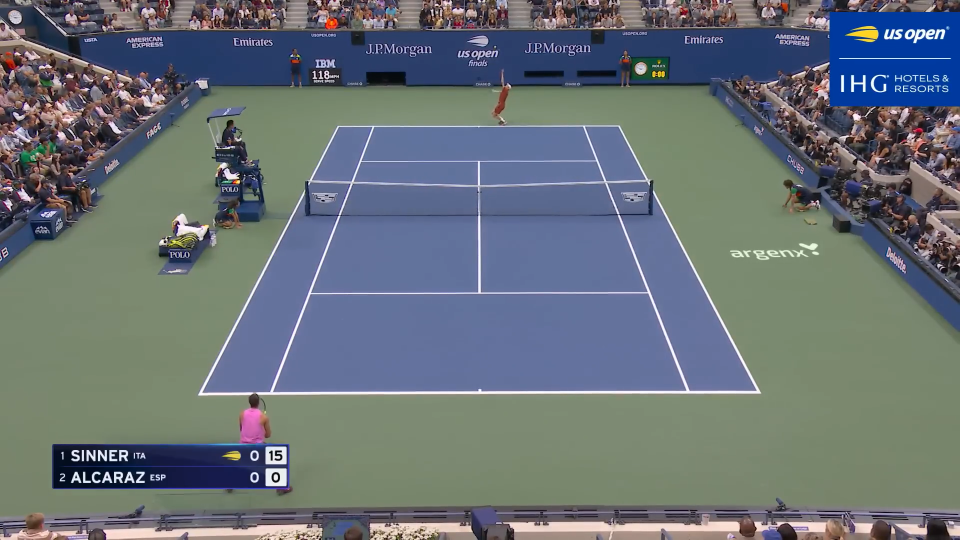
#> input picture tenisUSOpen/dataset/train/images/img1.png, 1919 x 1079 px, found by its file name (shown at 1/2 size); its folder holds only this picture in this run
$ python 5.mascaras_gruesas_superpuestas_badminton.py
#> lines starting #> are read from the running program, lines starting #| are printed output that depends on the picture; after the words box and inside, x2 and y2 are one past the last pixel; in counts of white or black regions, pixels touching at a corner belong together
import cv2
import numpy as np
import os

MARKED_DIR = "dataset/train/images"
MASKS_GRUESAS_DIR = "dataset/train/masks_gruesas"
MASKS_FINAS_DIR = "dataset/train/masks"
OVERLAY_DIR = "dataset/train/overlays_gruesas"

os.makedirs(OVERLAY_DIR, exist_ok=True)

puntos_modelo = {
    'L1_ext_izq': (235, 482), 'L1_int_izq': (315, 482), 'L1_centro': (703, 482), 'L1_int_der': (1093, 482), 'L1_ext_der': (1172, 482),
    'L2_ext_izq': (235, 618), 'L2_int_izq': (315, 618), 'L2_centro': (704, 619), 'L2_int_der': (1093, 619), 'L2_ext_der': (1173, 618),
    'L3_ext_izq': (235, 1179), 'L3_int_izq': (315, 1179), 'L3_centro': (704, 1178), 'L3_int_der': (1093, 1179), 'L3_ext_der': (1172, 1179),
    'L4_ext_izq': (235, 1845), 'L4_int_izq': (315, 1845), 'L4_centro': (704, 1845), 'L4_int_der': (1093, 1845), 'L4_ext_der': (1172, 1845),
    'L5_ext_izq': (235, 2392), 'L5_int_izq': (315, 2392), 'L5_centro': (704, 2391), 'L5_int_der': (1093, 2392), 'L5_ext_der': (1172, 2391),
    'L6_ext_izq': (235, 2520), 'L6_int_izq': (315, 2521), 'L6_centro': (704, 2521), 'L6_int_der': (1093, 2521), 'L6_ext_der': (1172, 2520)
}

src_pts = np.array([
    puntos_modelo['L1_ext_izq'], puntos_modelo['L1_ext_der'],
    puntos_modelo['L6_ext_izq'], puntos_modelo['L6_ext_der']
], dtype=np.float32)

nombres_puntos = list(puntos_modelo.keys())
todos_los_puntos_src = np.array([puntos_modelo[k] for k in nombres_puntos], dtype=np.float32).reshape(-1, 1, 2)

archivos = [f for f in os.listdir(MARKED_DIR) if f.lower().endswith(('.jpg', '.png', '.jpeg'))]

print(f"Generando {len(archivos)} superposiciones...")

for nombre_img in archivos:
    ruta_marcada = os.path.join(MARKED_DIR, nombre_img)
    ruta_mascara_gruesa = os.path.join(MASKS_GRUESAS_DIR, nombre_img)
    ruta_mascara_fina = os.path.join(MASKS_FINAS_DIR, nombre_img)
    ruta_salida = os.path.join(OVERLAY_DIR, nombre_img)

    img_marcada = cv2.imread(ruta_marcada)
#> img_marcada is the input picture: shape (1079, 1919, 3); mean B, G, R 118.9, 113.5, 104.9
    mascara_gruesa = cv2.imread(ruta_mascara_gruesa, cv2.IMREAD_GRAYSCALE)
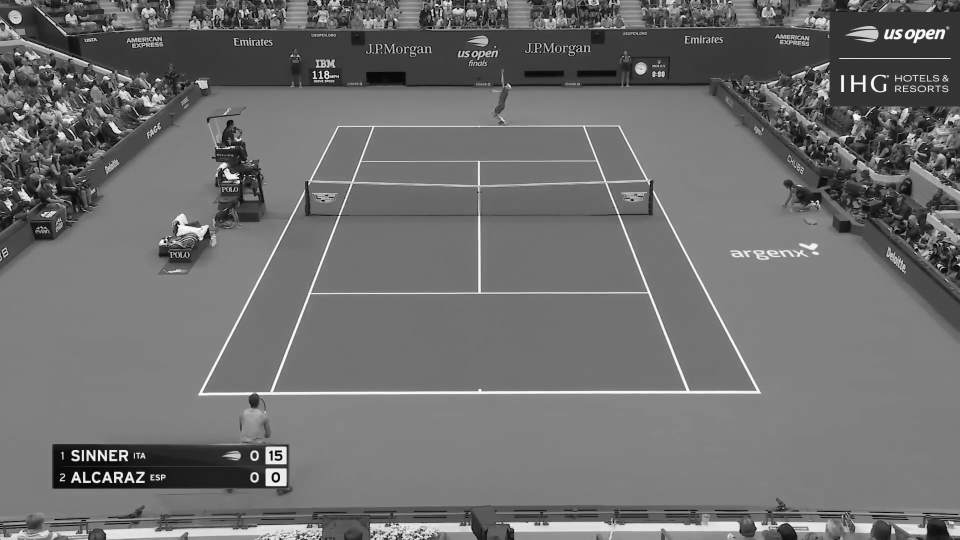
#> mascara_gruesa: shape (1079, 1919) (shown at 1/2 size); min 0, max 255, mean 111
    mascara_fina = cv2.imread(ruta_mascara_fina, cv2.IMREAD_GRAYSCALE)

    if img_marcada is None or mascara_gruesa is None or mascara_fina is None:
        print(f"Error al leer archivos de {nombre_img}, omitiendo")
        continue

    img_superpuesta = img_marcada.copy()

    img_superpuesta[mascara_gruesa > 0] = [0, 0, 255]
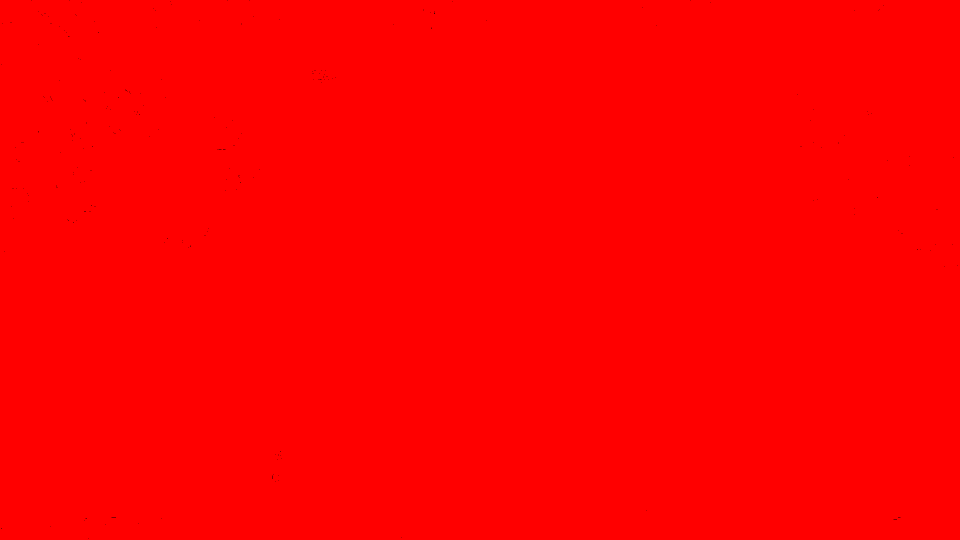
#> img_superpuesta: shape (1079, 1919, 3) (shown at 1/2 size); mean B, G, R 0, 0, 255

    y_coords, x_coords = np.where(mascara_fina > 0)

    if len(x_coords) > 0:
        suma = x_coords + y_coords
        resta = x_coords - y_coords

        tl = (x_coords[np.argmin(suma)], y_coords[np.argmin(suma)])
#> tl = (0, 0)
        br = (x_coords[np.argmax(suma)], y_coords[np.argmax(suma)])
#> br = (1918, 1078)
        tr = (x_coords[np.argmax(resta)], y_coords[np.argmax(resta)])
#> tr = (1918, 0)
        bl = (x_coords[np.argmin(resta)], y_coords[np.argmin(resta)])
#> bl = (0, 1078)

        dst_pts = np.array([tl, tr, bl, br], dtype=np.float32)
#> dst_pts = [[0, 0], [1918, 0], [0, 1078], [1918, 1078]]

        H, _ = cv2.findHomography(src_pts, dst_pts)
#> H = [[2.05, 0, -481], [0, 0.529, -255], [0, 0, 1]]

        if H is not None:
            puntos_proyectados = cv2.perspectiveTransform(todos_los_puntos_src, H)
#> puntos_proyectados = 30 rows, first 8: [-5.68e-13, -2.84e-14], [163.8, -2.84e-14], [958, -2.84e-14], [1756.3, -2.84e-14], [1918, -2.84e-14], [-5.68e-13, 71.94], [163.8, 71.94], [960, 72.47]

            for pt in puntos_proyectados:
                x, y = int(pt[0][0]), int(pt[0][1])
                cv2.circle(img_superpuesta, (x, y), 9, (0, 0, 0), -1)
                cv2.circle(img_superpuesta, (x, y), 9, (255, 255, 255), 1)
#> this loop made 30 passes
#> (pt, x, y) on passes 1 to 12: ([[-5.68e-13, -2.84e-14]], 0, 0), ([[163.8, -2.84e-14]], 163, 0), ([[958, -2.84e-14]], 957, 0), ([[1756.3, -2.84e-14]], 1756, 0), ([[1918, -2.84e-14]], 1918, 0), ([[-5.68e-13, 71.94]], 0, 71), ([[163.8, 71.94]], 163, 71), ([[960, 72.47]], 960, 72), ([[1756.3, 72.47]], 1756, 72), ([[1920, 71.94]], 1920, 71), ([[-5.68e-13, 368.7]], 0, 368), ([[163.8, 368.7]], 163, 368)
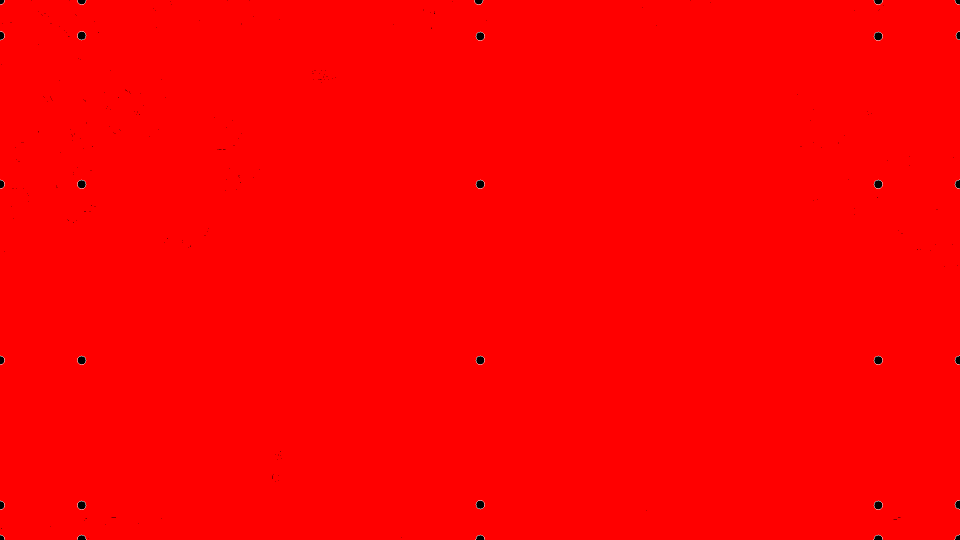
#> img_superpuesta: shape (1079, 1919, 3) (shown at 1/2 size); 0.25% of pixels changed, all inside (x1, y1, x2, y2) = (0, 0, 1919, 1079)

    cv2.imwrite(ruta_salida, img_superpuesta)

print(f"Proceso completado. Guardado en {OVERLAY_DIR}")

$ run again, on tenisUSOpen/dataset/train/images/img2.png
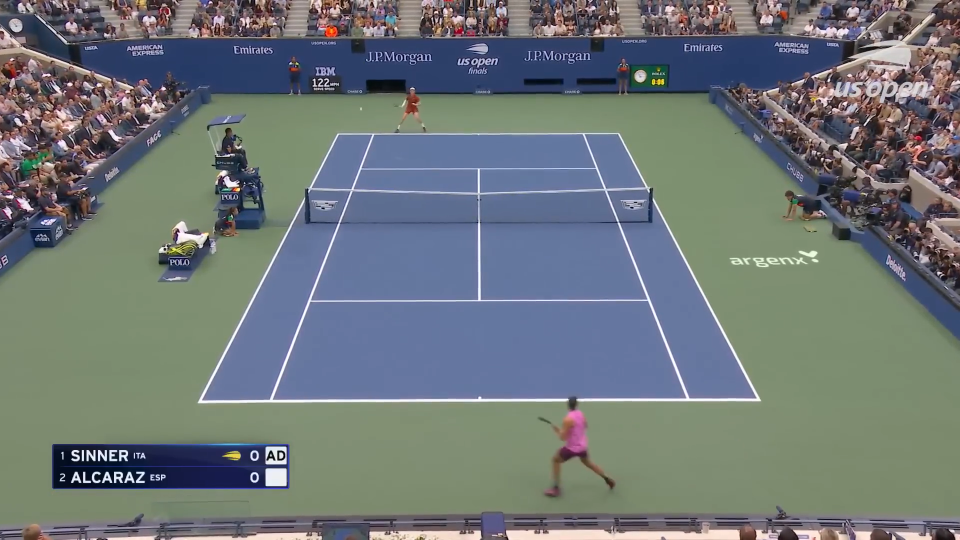
#> input picture tenisUSOpen/dataset/train/images/img2.png, 1919 x 1079 px, found by its file name (shown at 1/2 size)
#> img_marcada is the input picture: shape (1079, 1919, 3); mean B, G, R 120.1, 118.5, 110.6
#> `mascara_gruesa = cv2.imread(ruta_mascara_gruesa, cv2.IMREAD_GRAYSCALE)`:
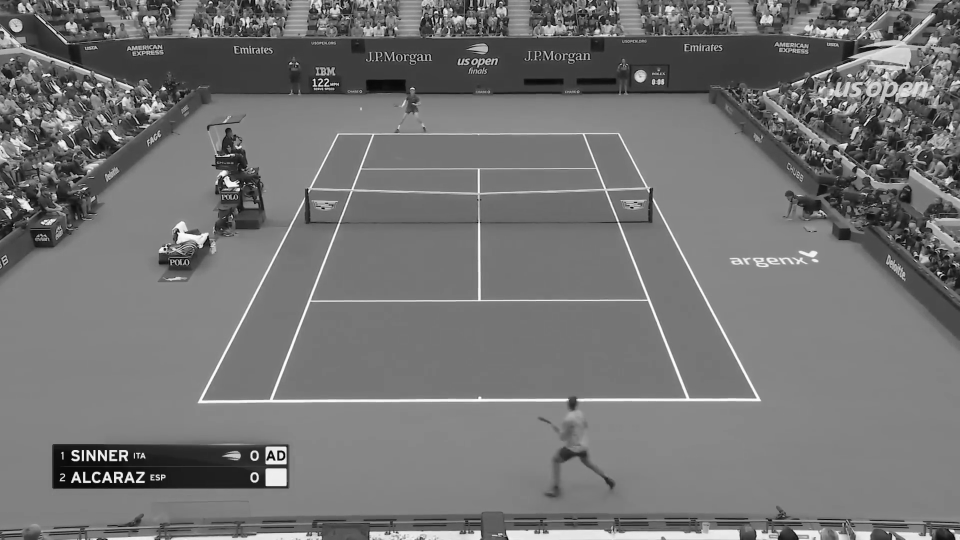
#> mascara_gruesa: shape (1079, 1919) (shown at 1/2 size); min 0, max 255, mean 115.8
#> tl = (0, 0)
#> br = (1918, 1078)
#> tr = (1918, 0)
#> bl = (0, 1078)
#> dst_pts = [[0, 0], [1918, 0], [0, 1078], [1918, 1078]]
#> H = [[2.05, 0, -481], [0, 0.529, -255], [0, 0, 1]]
#> puntos_proyectados = 30 rows, first 8: [-5.68e-13, -2.84e-14], [163.8, -2.84e-14], [958, -2.84e-14], [1756.3, -2.84e-14], [1918, -2.84e-14], [-5.68e-13, 71.94], [163.8, 71.94], [960, 72.47]
#> the loop `for pt in puntos_proyectados:` made 30 passes
#> (pt, x, y) on passes 1 to 8: ([[-5.68e-13, -2.84e-14]], 0, 0), ([[163.8, -2.84e-14]], 163, 0), ([[958, -2.84e-14]], 957, 0), ([[1756.3, -2.84e-14]], 1756, 0), ([[1918, -2.84e-14]], 1918, 0), ([[-5.68e-13, 71.94]], 0, 71), ([[163.8, 71.94]], 163, 71), ([[960, 72.47]], 960, 72)

$ run again, on tenisUSOpen/dataset/train/images/img3.png
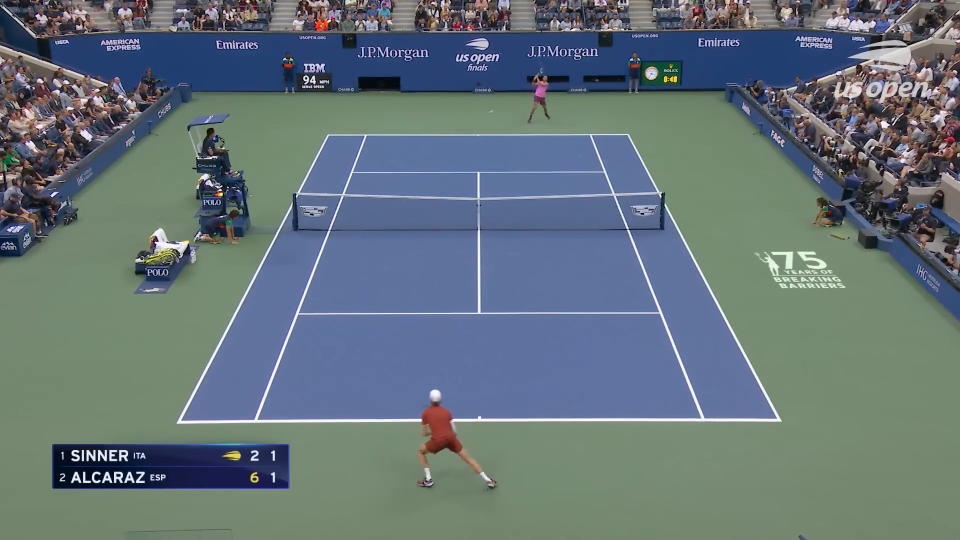
#> input picture tenisUSOpen/dataset/train/images/img3.png, 1919 x 1079 px, found by its file name (shown at 1/2 size)
#> img_marcada is the input picture: shape (1079, 1919, 3); mean B, G, R 121, 115.7, 101
#> `mascara_gruesa = cv2.imread(ruta_mascara_gruesa, cv2.IMREAD_GRAYSCALE)`:
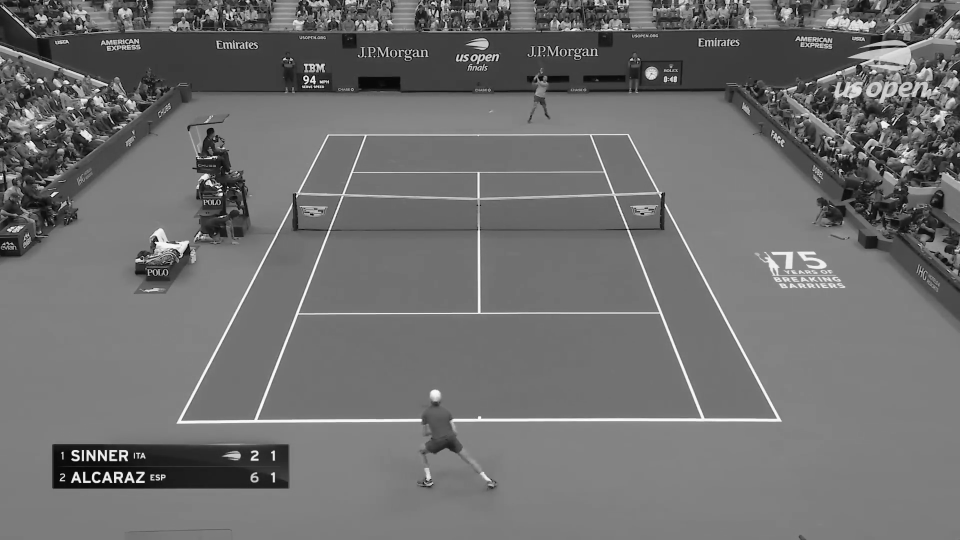
#> mascara_gruesa: shape (1079, 1919) (shown at 1/2 size); min 0, max 255, mean 111.4
#> tl = (0, 0)
#> br = (1918, 1078)
#> tr = (1918, 0)
#> bl = (0, 1078)
#> dst_pts = [[0, 0], [1918, 0], [0, 1078], [1918, 1078]]
#> H = [[2.05, 0, -481], [0, 0.529, -255], [0, 0, 1]]
#> puntos_proyectados = 30 rows, first 8: [-5.68e-13, -2.84e-14], [163.8, -2.84e-14], [958, -2.84e-14], [1756.3, -2.84e-14], [1918, -2.84e-14], [-5.68e-13, 71.94], [163.8, 71.94], [960, 72.47]
#> the loop `for pt in puntos_proyectados:` made 30 passes
#> (pt, x, y) on passes 1 to 8: ([[-5.68e-13, -2.84e-14]], 0, 0), ([[163.8, -2.84e-14]], 163, 0), ([[958, -2.84e-14]], 957, 0), ([[1756.3, -2.84e-14]], 1756, 0), ([[1918, -2.84e-14]], 1918, 0), ([[-5.68e-13, 71.94]], 0, 71), ([[163.8, 71.94]], 163, 71), ([[960, 72.47]], 960, 72)
